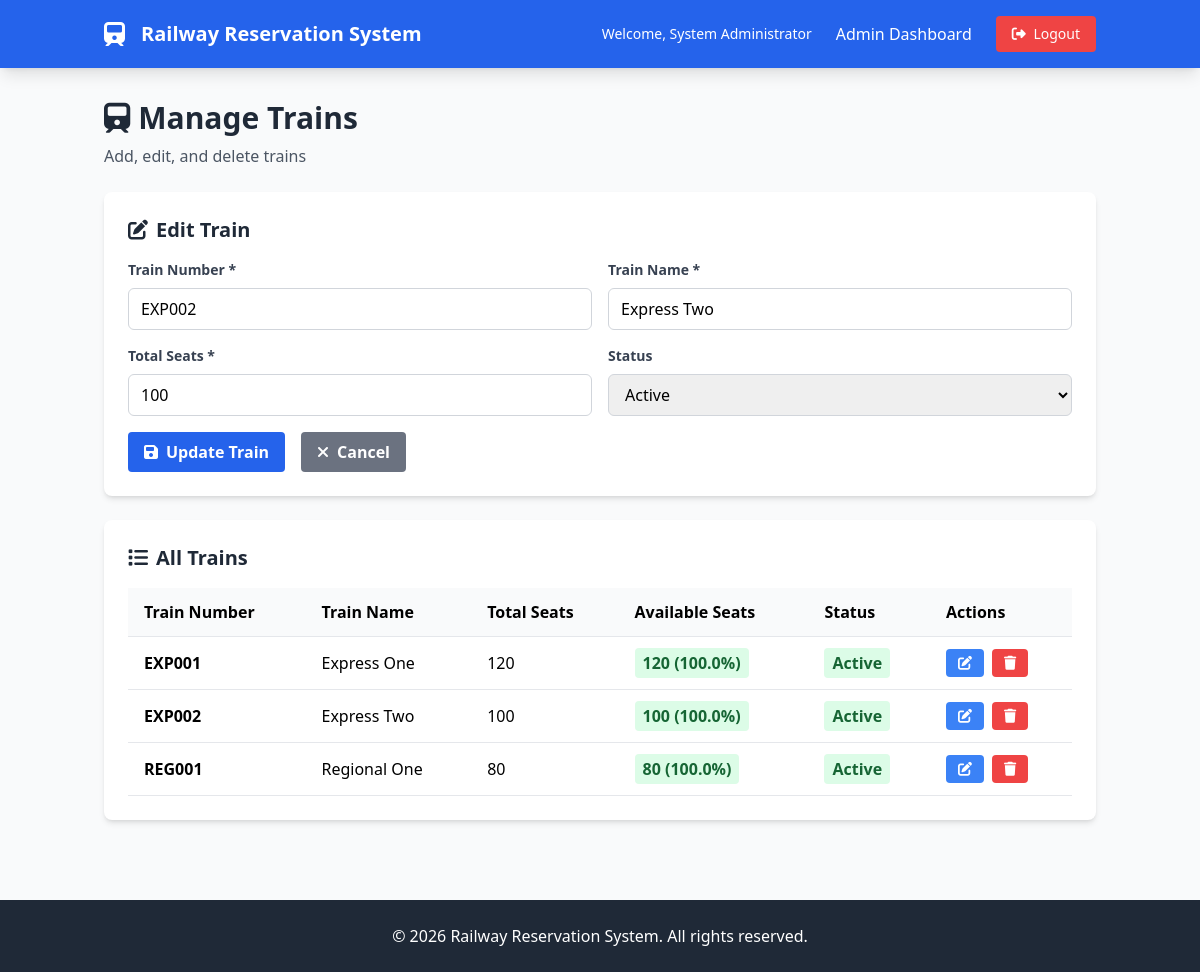
Screenshot of /admin/trains.php?edit=2 (signed in) with the database file from the repository.
### tables this page shows
CREATE TABLE trains (
    id INT AUTO_INCREMENT PRIMARY KEY,
    train_number VARCHAR(20) UNIQUE NOT NULL,
    train_name VARCHAR(100) NOT NULL,
    total_seats INT NOT NULL DEFAULT 100,
    available_seats INT NOT NULL DEFAULT 100,
    status ENUM('active', 'inactive') NOT NULL DEFAULT 'active',
    created_at TIMESTAMP DEFAULT CURRENT_TIMESTAMP,
    updated_at TIMESTAMP DEFAULT CURRENT_TIMESTAMP ON UPDATE CURRENT_TIMESTAMP
);

### includes/train.php (called while the page is built, shortened)
<?php
require_once __DIR__ . '/database.php';
class Train {
    private $db;
    public function __construct() {
        $this->db = new Database();
    }
    public function getAllTrains() {
        try {
            $stmt = $this->db->prepare("SELECT * FROM trains ORDER BY train_number");
            $stmt->execute();
            return $stmt->fetchAll();
        } catch(PDOException $e) {
            error_log("Get trains error: " . $e->getMessage());
            return [];
        }
    }
    public function getTrainById($id) {
        try {
            $stmt = $this->db->prepare("SELECT * FROM trains WHERE id = ?");
            $stmt->execute([$id]);
            return $stmt->fetch();
        } catch(PDOException $e) {
            error_log("Get train error: " . $e->getMessage());
            return false;
        }
    }
}
?>

### includes/database.php (called while the page is built, shortened)
<?php
class Database {
    private $host = DB_HOST;
    private $db_name = DB_NAME;
    private $username = DB_USER;
    private $password = DB_PASS;
    public function connect() {
        $this->conn = null;
        try {
            $this->conn = new PDO(
                "mysql:host=" . $this->host . ";dbname=" . $this->db_name,
                $this->username,
                $this->password
            );
            $this->conn->setAttribute(PDO::ATTR_ERRMODE, PDO::ERRMODE_EXCEPTION);
            $this->conn->setAttribute(PDO::ATTR_DEFAULT_FETCH_MODE, PDO::FETCH_ASSOC);
        } catch(PDOException $e) {
            echo "Connection error: " . $e->getMessage();
        }
        return $this->conn;
    }
    public function prepare($sql) {
        return $this->connect()->prepare($sql);
    }
}
?>

### admin/trains.php (the view, shortened to what this page needs)
<?php
require_once '../includes/train.php';
$train = new Train();
$trains = $train->getAllTrains();
$editing_train = null;
if (isset($_GET['edit'])) {
    $editing_train = $train->getTrainById((int)$_GET['edit']);
}
$content = '
<div class="mb-6">
    <h1 class="text-3xl font-bold text-gray-800">
        <i class="fas fa-train mr-2"></i>Manage Trains
    </h1>
    <p class="text-gray-600 mt-2">Add, edit, and delete trains</p>
</div>';
if ($editing_train) {
    $content .= '
<div class="bg-white rounded-lg shadow-md p-6 mb-6">
    <h2 class="text-xl font-bold mb-4 text-gray-800">
        <i class="fas fa-edit mr-2"></i>Edit Train
    </h2>
    <form method="POST" action="">
        <input type="hidden" name="train_id" value="' . $editing_train['id'] . '">
        <div class="grid grid-cols-1 md:grid-cols-2 gap-4">
            <div>
                <label for="train_number" class="block text-gray-700 text-sm font-bold mb-2">Train Number *</label>
                <input type="text" id="train_number" name="train_number" required
                       value="' . htmlspecialchars($editing_train['train_number']) . '"
                       class="w-full px-3 py-2 border border-gray-300 rounded-md focus:outline-none focus:ring-2 focus:ring-blue-500">
            </div>
            <div>
                <label for="train_name" class="block text-gray-700 text-sm font-bold mb-2">Train Name *</label>
                <input type="text" id="train_name" name="train_name" required
                       value="' . htmlspecialchars($editing_train['train_name']) . '"
                       class="w-full px-3 py-2 border border-gray-300 rounded-md focus:outline-none focus:ring-2 focus:ring-blue-500">
            </div>
            <div>
                <label for="total_seats" class="block text-gray-700 text-sm font-bold mb-2">Total Seats *</label>
                <input type="number" id="total_seats" name="total_seats" required min="1"
                       value="' . $editing_train['total_seats'] . '"
                       class="w-full px-3 py-2 border border-gray-300 rounded-md focus:outline-none focus:ring-2 focus:ring-blue-500">
            </div>
            <div>
                <label for="status" class="block text-gray-700 text-sm font-bold mb-2">Status</label>
                <select id="status" name="status"
                        class="w-full px-3 py-2 border border-gray-300 rounded-md focus:outline-none focus:ring-2 focus:ring-blue-500">
                    <option value="active" ' . ($editing_train['status'] === 'active' ? 'selected' : '') . '>Active</option>
                    <option value="inactive" ' . ($editing_train['status'] === 'inactive' ? 'selected' : '') . '>Inactive</option>
                </select>
            </div>
        </div>
        <div class="mt-4 flex space-x-4">
            <button type="submit" class="bg-blue-600 hover:bg-blue-700 text-white font-bold py-2 px-4 rounded transition duration-300">
                <i class="fas fa-save mr-2"></i>Update Train
            </button>
            <a href="trains.php" class="bg-gray-500 hover:bg-gray-600 text-white font-bold py-2 px-4 rounded transition duration-300">
                <i class="fas fa-times mr-2"></i>Cancel
            </a>
        </div>
    </form>
</div>';
}
$content .= '
<div class="bg-white rounded-lg shadow-md p-6">
    <h2 class="text-xl font-bold mb-4 text-gray-800">
        <i class="fas fa-list mr-2"></i>All Trains
    </h2>
    <div class="overflow-x-auto">
        <table class="w-full">
            <thead>
                <tr class="border-b bg-gray-50">
                    <th class="text-left py-3 px-4">Train Number</th>
                    <th class="text-left py-3 px-4">Train Name</th>
                    <th class="text-left py-3 px-4">Total Seats</th>
                    <th class="text-left py-3 px-4">Available Seats</th>
                    <th class="text-left py-3 px-4">Status</th>
                    <th class="text-left py-3 px-4">Actions</th>
                </tr>
            </thead>
            <tbody>';
if (!empty($trains)) {
    foreach ($trains as $t) {
        $status_color = $t['status'] === 'active' ? 'green' : 'red';
        $seats_percentage = ($t['total_seats'] > 0) ? ($t['available_seats'] / $t['total_seats']) * 100 : 0;
        $seats_color = $seats_percentage > 50 ? 'green' : ($seats_percentage > 20 ? 'yellow' : 'red');
        $content .= '
                <tr class="border-b hover:bg-gray-50">
                    <td class="py-3 px-4 font-semibold">' . htmlspecialchars($t['train_number']) . '</td>
                    <td class="py-3 px-4">' . htmlspecialchars($t['train_name']) . '</td>
                    <td class="py-3 px-4">' . $t['total_seats'] . '</td>
                    <td class="py-3 px-4">
                        <span class="bg-' . $seats_color . '-100 text-' . $seats_color . '-800 font-semibold px-2 py-1 rounded">
                            ' . $t['available_seats'] . ' (' . number_format($seats_percentage, 1) . '%)
                        </span>
                    </td>
                    <td class="py-3 px-4">
                        <span class="bg-' . $status_color . '-100 text-' . $status_color . '-800 font-semibold px-2 py-1 rounded">
                            ' . ucfirst($t['status']) . '
                        </span>
                    </td>
                    <td class="py-3 px-4">
                        <div class="flex space-x-2">
                            <a href="?edit=' . $t['id'] . '" class="bg-blue-500 hover:bg-blue-600 text-white px-3 py-1 rounded text-sm transition duration-300">
                                <i class="fas fa-edit"></i>
                            </a>
                            <form method="POST" action="" class="inline" onsubmit="return confirm(\'Are you sure you want to delete this train?\')">
                                <input type="hidden" name="action" value="delete">
                                <input type="hidden" name="train_id" value="' . $t['id'] . '">
                                <button type="submit" class="bg-red-500 hover:bg-red-600 text-white px-3 py-1 rounded text-sm transition duration-300">
                                    <i class="fas fa-trash"></i>
                                </button>
                            </form>
                        </div>
                    </td>
                </tr>';
    }
} else {
    $content .= '
                <tr>
                    <td colspan="6" class="text-center py-8 text-gray-500">No trains found</td>
                </tr>';
}
$content .= '
            </tbody>
        </table>
    </div>
</div>';
require_once '../includes/header.php';
?>

### rows the page displays
trains: train_number "EXP002", train_name "Express Two", total_seats "100", status "Active", available_seats "100", seats_percentage "100.0"
trains: train_number "EXP001", train_name "Express One", total_seats "120", available_seats "120", seats_percentage "100.0", status "Active"
trains: train_number "REG001", train_name "Regional One", total_seats "80", available_seats "80", seats_percentage "100.0", status "Active"

### other values shown
$_SESSION['full_name'] "System Administrator"
